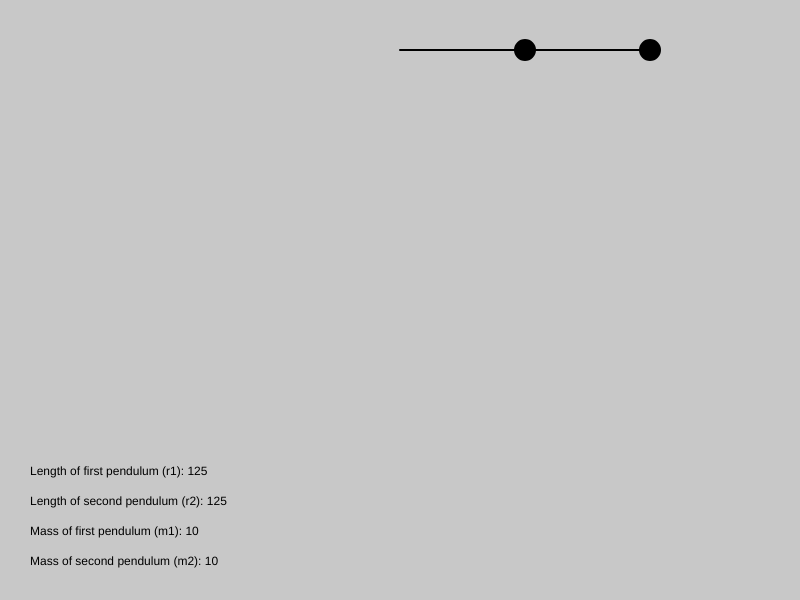
Frame 1 (no input)
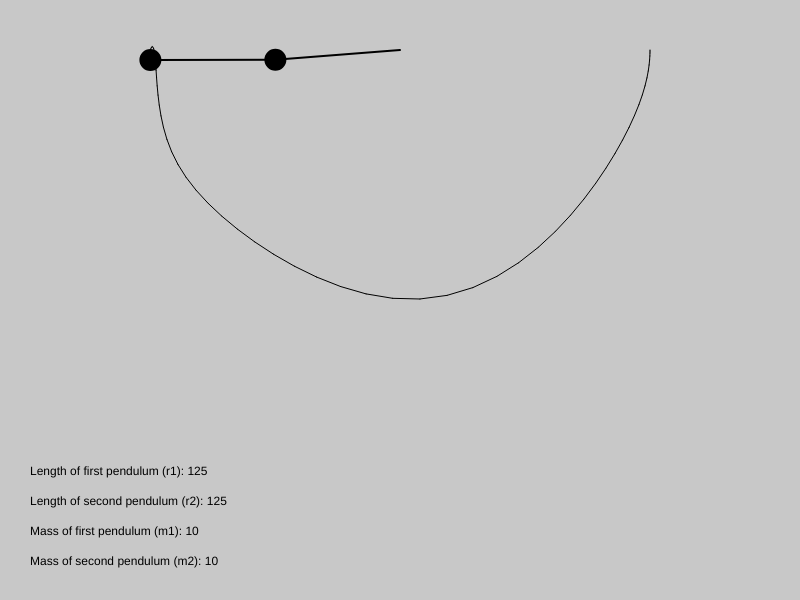
Frame 60 (no input)
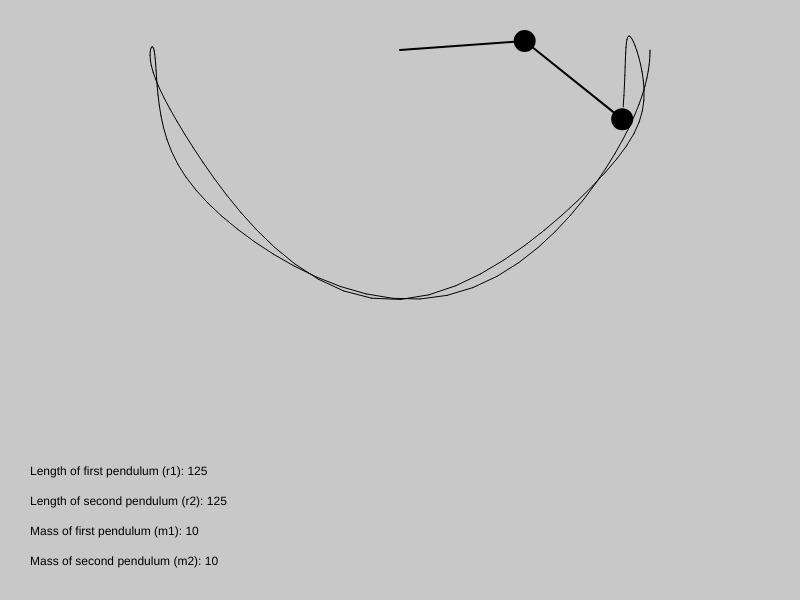
Frame 120 (the mouse pressed at the canvas centre since frame 60)

The p5.js sketch that drew these frames (run headless with seeded random() and noise() and a simulated clock; from frame 60 on, the mouse is pressed at the canvas centre):

// p5.js sketch
// ── sketch.js
// Double Pendulum Variables
let r1 = 125; // Length of first pendulum arm
let r2 = 125; // Length of second pendulum arm
let m1 = 10; // Mass of first pendulum bob
let m2 = 10; // Mass of second pendulum bob
let a1 = Math.PI / 2; // Initial angle of first pendulum
let a2 = Math.PI / 2; // Initial angle of second pendulum
let a1_v = 0; // Angular velocity of first pendulum
let a2_v = 0; // Angular velocity of second pendulum
let g = 1; // Gravity constant

let px2 = -1;
let py2 = -1;
let cx, cy;

// Graphics for trajectory
let trajectoryCanvas;

function setup() {
  createCanvas(800, 600);
  pixelDensity(1);
  cx = width / 2;
  cy = 50;

  // Create an offscreen buffer for the trajectory
  trajectoryCanvas = createGraphics(width, height);
  trajectoryCanvas.background(200);
  trajectoryCanvas.translate(cx, cy);

  // Sliders for parameters
  r1Slider = createSlider(50, 200, r1);
  r2Slider = createSlider(50, 200, r2);

  m1Slider = createSlider(1, 20, m1);
  m2Slider = createSlider(1, 20, m2);
}

function draw() {
  // Update parameters from sliders
  r1 = r1Slider.value();
  r2 = r2Slider.value();
  m1 = m1Slider.value();
  m2 = m2Slider.value();

  // Draw background on the main canvas
  background(200);
  imageMode(CORNER);
  image(trajectoryCanvas, 0, 0, width, height);

  // Labels for sliders
  fill(0);
  noStroke();

  text('Length of first pendulum (r1): ' + r1, 30, height - 125);
  text('Length of second pendulum (r2): ' + r2, 30, height - 95);
  text('Mass of first pendulum (m1): ' + m1, 30, height - 65);
  text('Mass of second pendulum (m2): ' + m2, 30, height - 35);

  // Calculate angular accelerations (Euler's method)
  let num1 = -g * (2 * m1 + m2) * sin(a1);
  let num2 = -m2 * g * sin(a1 - 2 * a2);
  let num3 = -2 * sin(a1 - a2) * m2;
  let num4 = a2_v * a2_v * r2 + a1_v * a1_v * r1 * cos(a1 - a2);
  let denom = r1 * (2 * m1 + m2 - m2 * cos(2 * a1 - 2 * a2));
  let a1_a = (num1 + num2 + num3 * num4) / denom;

  num1 = 2 * sin(a1 - a2);
  num2 = a1_v * a1_v * r1 * (m1 + m2);
  num3 = g * (m1 + m2) * cos(a1);
  num4 = a2_v * a2_v * r2 * m2 * cos(a1 - a2);
  denom = r2 * (2 * m1 + m2 - m2 * cos(2 * a1 - 2 * a2));
  let a2_a = (num1 * (num2 + num3 + num4)) / denom;

  translate(cx, cy);
  stroke(0);
  strokeWeight(2);

  // Calculate position of the first bob
  let x1 = r1 * sin(a1);
  let y1 = r1 * cos(a1);

  // Calculate position of the second bob
  let x2 = x1 + r2 * sin(a2);
  let y2 = y1 + r2 * cos(a2);

  // Draw the bobs on the main canvas
  strokeWeight(2);
  line(0, 0, x1, y1);
  fill(0);
  ellipse(x1, y1, m1 * 2, m1 * 2);

  line(x1, y1, x2, y2);
  fill(0);
  ellipse(x2, y2, m2 * 2, m2 * 2);

  // Update velocities and angles
  a1_v += a1_a;
  a2_v += a2_a;
  a1 += a1_v;
  a2 += a2_v;

  // Damping effect
  // a1_v *= 0.99;
  // a2_v *= 0.99;

  // Update the trajectory on the offscreen canvas``
  trajectoryCanvas.stroke(0);
  if (frameCount > 1) {
    stroke(0, 100);
    strokeWeight(0.5);
    trajectoryCanvas.line(px2, py2, x2, y2);
  }

  px2 = x2;
  py2 = y2;
}
